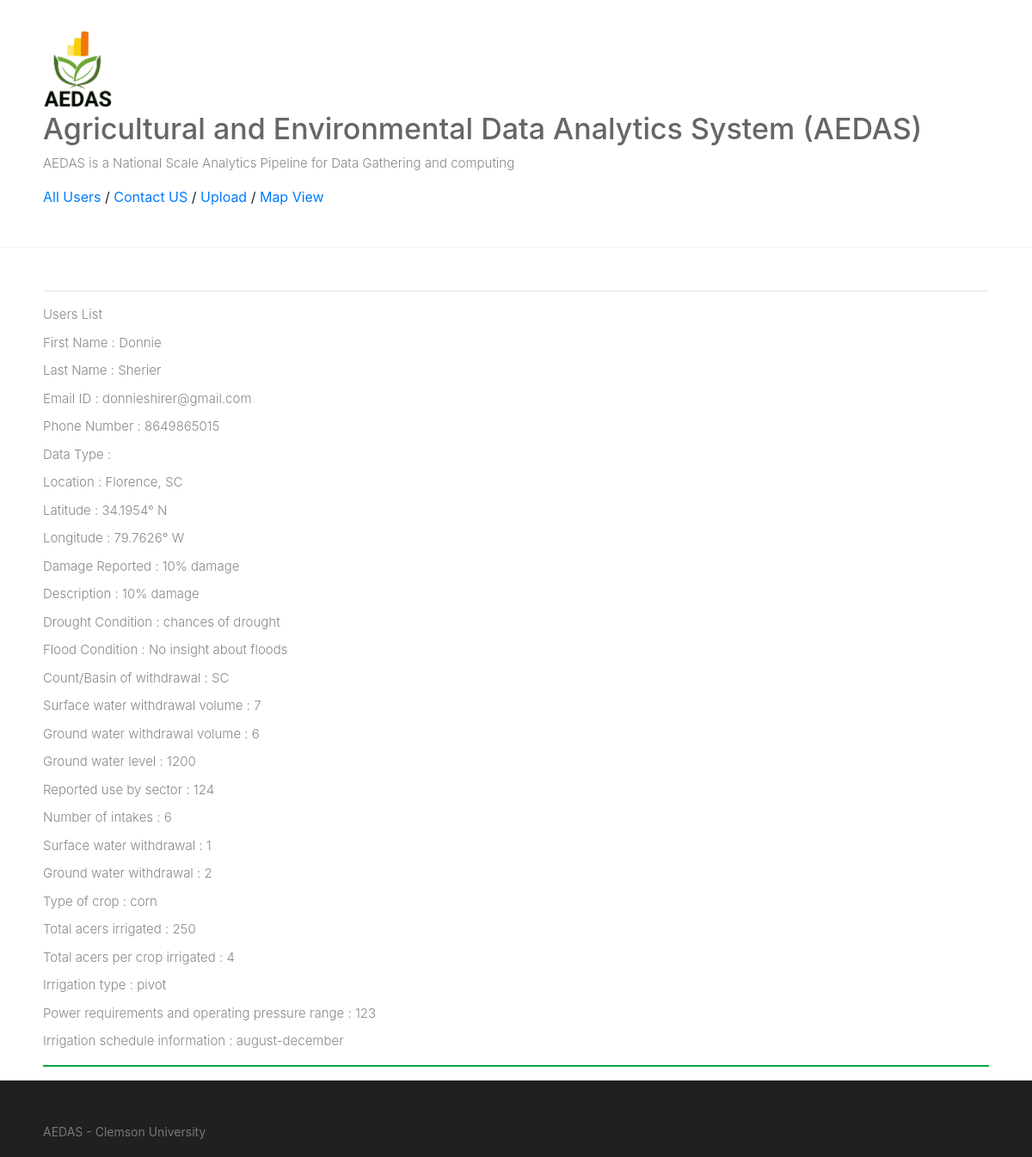
Screenshot of /userinfo/all_users/ with the database file from the repository.
### userinfo/models.py (models this page shows, shortened)
class UserInformation(models.Model):
    phone_regex = RegexValidator(regex=r'^\+?1?\d{9,15}$', message="Phone number must be entered in the format: '+999999999'. Up to 15 digits allowed.")
    first_name= models.CharField(max_length=100, null=True)
    last_name= models.CharField(max_length=100, null=True)
    email= models.EmailField(null=True)
    phone_number = models.CharField(validators=[phone_regex], max_length=17, blank=True)
    datatype= models.CharField(max_length=9, blank=True)
    location_name= models.CharField(max_length=100, null=True)
    latitude= models.CharField(max_length=12, null=True)
    longitude= models.CharField(max_length=13, null=True)
    damage_reported= models.TextField(null=True)
    description= models.TextField(null=True)
    drought_condition= models.TextField(null=True)
    county_basin_withdrawal= models.CharField(max_length=100, null=True)
    surface_water_withdrawal_volume= models.IntegerField(max_length=3, null=True)
    ground_water_withdrawal_volume= models.IntegerField(max_length=3, null=True)
    ground_water_level= models.IntegerField(max_length=7, null=True)
    reported_use_by_sector= models.IntegerField(max_length=7, null=True)
    number_of_intakes= models.IntegerField(max_length=3, null=True)
    surface_water_withdrawal= models.IntegerField(max_length=3, null=True)
    ground_water_withdrawal= models.IntegerField(max_length=3, null=True)
    type_of_crop= models.CharField(max_length=50, null=True)
    total_acers_irrigated= models.IntegerField(max_length=7, null=True)
    total_acers_per_crop_irrigated= models.IntegerField(max_length=7, null=True)
    irrigation_type= models.CharField(max_length=100, null=True)
    power_requirements= models.IntegerField(max_length=7, null=True)
    irrigation_schedule_info= models.TextField(null=True)
    flood_condition= models.TextField(null=True)
    created_at= models.DateTimeField(auto_now_add=True, auto_now=False)

### userinfo/views.py (the view)
def AllUsers(request):
    all_users= UserInformation.objects.all()
    return render(request, "all_users.html", {'Users': all_users})

### userinfo/templates/all_users.html
{% extends "header.html" %}
{% block content %}
<p>Users List</p>
{% for user in Users %}
    <p>First Name : {{ user.first_name }}</p>
    <p>Last Name : {{ user.last_name }}</p>
    <p>Email ID : {{ user.email }}</p>
    <p>Phone Number : {{ user.phone_number }}</p>
    <p>Data Type : {{ user.datatype }}</p>
    <p>Location : {{ user.location_name }}</p>
    <p>Latitude : {{ user.latitude }}</p>
    <p>Longitude : {{ user.longitude }}</p>
    <p>Damage Reported : {{ user.damage_reported }}</p>
    <p>Description : {{ user.description }}</p>
    <p>Drought Condition : {{ user.drought_condition }}</p>
    <p>Flood Condition : {{ user.flood_condition }}</p>
    <p>Count/Basin of withdrawal : {{ user.county_basin_withdrawal }}</p>
    <p>Surface water withdrawal volume : {{ user.surface_water_withdrawal_volume }}</p>
    <p>Ground water withdrawal volume : {{ user.ground_water_withdrawal_volume }}</p>
    <p>Ground water level : {{ user.ground_water_level }}</p>
    <p>Reported use by sector : {{ user.reported_use_by_sector }}</p>
    <p>Number of intakes : {{ user.number_of_intakes }}</p>
    <p>Surface water withdrawal : {{ user.surface_water_withdrawal }}</p>
    <p>Ground water withdrawal : {{ user.ground_water_withdrawal }}</p>
    <p>Type of crop : {{ user.type_of_crop }}</p>
    <p>Total acers irrigated : {{ user.total_acers_irrigated }}</p>
    <p>Total acers per crop irrigated : {{ user.total_acers_per_crop_irrigated }}</p>
    <p>Irrigation type : {{ user.irrigation_type }}</p>
    <p>Power requirements and operating pressure range : {{ user.power_requirements }}</p>
    <p>Irrigation schedule information : {{ user.irrigation_schedule_info }}</p>
    <hr style="height:2px;border-width:0;color:rgb(7, 167, 61);background-color:rgb(7, 167, 61)">
{% endfor %}
{% endblock %}

### userinfo/templates/header.html (shortened to what this page needs)
{% load static %}
<html lang="en-US">
    <head>
        <link rel="stylesheet" id="ample-style-css" href="{% static 'style.css' %}" type="text/css" media="all">
        <link rel="stylesheet" id="ample-style-css" href="{% static 'css/bootstrap.min.css' %}" type="text/css" media="all">
    </head>
    <body class="wide">
        <div id="page" class="hfeed site">
            <header>
                <div class="header">
                    <div class="main-head-wrap inner-wrap clearfix">
                        <div id="header-logo-image">
                            <a href="/userinfo/">
                                <img src="{% static 'images/1.png' %}" alt="Environmental Data Analytics System (EDAS)">
                            </a>
                        </div>
                        <div id="header-text" class="">
                            <h1 id="site-title">
                                <a href="/userinfo/" title="Environmental Data Analytics System (EDAS)" rel="home">Agricultural and Environmental Data Analytics System (AEDAS)</a>
                            </h1>
                            <p>AEDAS is a National Scale Analytics Pipeline for Data Gathering and computing</p>
                            <ul class="primary-menu-menu">
                                <li class="menu-item-has-children">
                                    <a href="/all_users">
                                        All Users
                                    </a>
                                    /
                                    <a href="/add_user">
                                        Contact US
                                    </a>
                                    /
                                    <a href="/documents_upload">
                                        Upload
                                    </a>
                                    /
                                    <a href="/map_view">
                                        Map View
                                    </a>
                                </li>
                            </ul>
                        </div>
                    </div>
                </div>
            </header>
            <div class="main-wrapper">
                <div class="single-page clearfix">
                    <div class="inner-wrap">
                        <hr>
                        <div>
                        {% block content %}
                        {% endblock %}
                        </div>
                    </div>
                </div>
            </div>
            <footer id="colophon">
                <div class="inner-wrap">
                    AEDAS - Clemson University
                </div>
            </footer>
        </div>
    </body>
</html>

### static/style.css (style rules this page uses)
html, body, div, span, applet, object, iframe, h1, h2, h3, h4, h5, h6, p, blockquote, pre, a, abbr, acronym, address, big, cite, code, del, dfn, em, font, ins, kbd, q, s, samp, small, strike, strong, sub, sup, tt, var, dl, dt, dd, ol, ul, li, fieldset, form, label, legend, table, caption, tbody, tfoot, thead, tr, th, td { border: 0; font: inherit; font-size: 100%; font-style: inherit; font-weight: inherit; margin: 0; outline: 0; padding: 0; vertical-align: baseline; }
html { overflow-y: scroll; -webkit-text-size-adjust: 100%; -ms-text-size-adjust: 100%; }
article, aside, details, figcaption, figure, footer, header, main, nav, section { display: block; }
h1, h2, h3, h4, h5, h6 { color: #666666; line-height: 1.4; padding-bottom: 15px; font-weight: normal; }
h1 { font-size: 30px; }
body, button, input, select, textarea { color: #888888; font-size: 15px; line-height: 1.5; font-family: 'Roboto', sans-serif; font-weight: 300; }
p { color: #888888; font-size: 15px; line-height: 1.5; margin-bottom: 15px; font-weight: 300; }
ul, ol { list-style: none; }
body { background: #f2f2f2; }
hr { border-color: #f2f2f2; border-style: solid none none; border-width: 1px 0 0; height: 0; margin: 30px 0; }
a { color: #80abc8; text-decoration: none; -webkit-transition: 0.25s ease-in-out; -moz-transition: 0.25s ease-in-out; transition: 0.25s ease-in-out; -ms-transition: 0.25s ease-in-out; -o-transition: 0.25s ease-in-out; }
img { display: block; margin-left: auto; margin-right: auto; }
a img { border: 0; }
.clearfix:after { visibility: hidden; display: block; font-size: 0; content: " "; clear: both; height: 0; }
.clearfix { display: inline-block; }
.clearfix { display: block; }
body { padding-top: 30px; padding-bottom: 30px; }
body.wide { padding-top: 0; padding-bottom: 0; }
#page { background-color: #ffffff; margin: 0 auto; max-width: 1180px; box-shadow: 0 1px 2px 0 rgba(0, 0, 0, 0.1); }
.wide #page { max-width: 100%; }
.inner-wrap { max-width: 1100px; margin: 0 auto; }
.main-head-wrap { padding: 30px 0; }
.header { border-bottom: 1px solid #f2f2f2; }
#header-logo-image { float: left; padding: 5px 20px 5px 0; max-width: 100%; }
#header-logo-image img { margin-bottom: 0px; max-height: 90px; height: auto; width: auto; }
#header-text { float: left; padding-right: 20px; }
#site-title { padding-bottom: 0; }
#site-title a { color: #666666; font-size: 34px; }
.single-page { margin-top: 50px; }
.single-page p { margin-bottom: 10px; }
#colophon { font-size: 14px; clear: both; color: #777; background-color: #1f2021; overflow: hidden; padding: 50px 0 20px; }
#colophon, #colophon p { font-size: 14px; line-height: 1.4; }

### rows the page displays
UserInformation: first_name "Donnie", last_name "Sherier", email "donnieshirer@gmail.com", phone_number "8649865015", location_name "Florence, SC", latitude "34.1954° N", longitude "79.7626° W", damage_reported "10% damage", description "10% damage", drought_condition "chances of drought", flood_condition "No insight about floods", county_basin_withdrawal "SC", surface_water_withdrawal_volume "7", ground_water_withdrawal_volume "6", ground_water_level "1200", reported_use_by_sector "124", number_of_intakes "6", surface_water_withdrawal "1", ground_water_withdrawal "2", type_of_crop "corn", total_acers_irrigated "250", total_acers_per_crop_irrigated "4", irrigation_type "pivot", power_requirements "123", irrigation_schedule_info "august-december"
